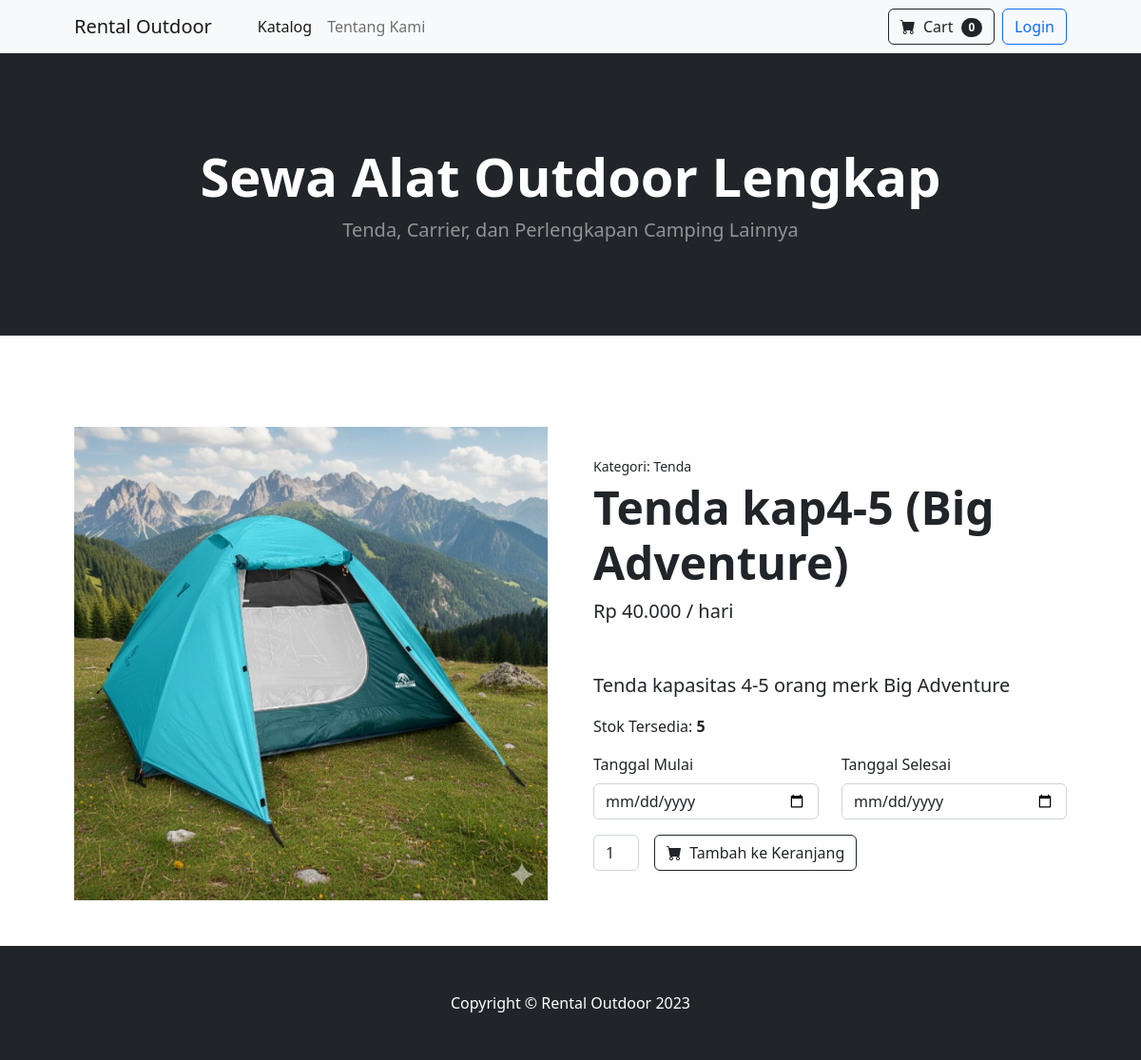
Page /ecommerce/product_detail.php?id=3 on the committed database.
### tables this page shows
CREATE TABLE IF NOT EXISTS products (
    id INT AUTO_INCREMENT PRIMARY KEY,
    category_id INT NOT NULL,
    name VARCHAR(100) NOT NULL,
    description TEXT,
    price_per_day DECIMAL(10, 2) NOT NULL,
    stock INT NOT NULL DEFAULT 0,
    image VARCHAR(255),
    status ENUM('active', 'inactive') DEFAULT 'active',
    created_at TIMESTAMP DEFAULT CURRENT_TIMESTAMP,
    updated_at TIMESTAMP DEFAULT CURRENT_TIMESTAMP ON UPDATE CURRENT_TIMESTAMP,
    FOREIGN KEY (category_id) REFERENCES categories(id) ON DELETE CASCADE
);

CREATE TABLE IF NOT EXISTS categories (
    id INT AUTO_INCREMENT PRIMARY KEY,
    name VARCHAR(100) NOT NULL,
    description TEXT
);

### public/ecommerce/product_detail.php (the view, shortened to what this page needs)
<?php
require_once '../../config/db.php';
$id = isset($_GET['id']) ? $_GET['id'] : null;
$stmt = $pdo->prepare("SELECT p.*, c.name as category_name FROM products p JOIN categories c ON p.category_id = c.id WHERE p.id = ? AND p.status = 'active'");
$stmt->execute([$id]);
$product = $stmt->fetch();
require_once '../../includes/shop_header.php';
?>
<div class="row gx-4 gx-lg-5 align-items-center">
    <div class="col-md-6">
        <?php if ($product['image']): ?>
            <img class="card-img-top mb-5 mb-md-0" src="/project-web-s5/web-rental-outdor/public/assets/uploads/products/<?php echo $product['image']; ?>" alt="..." />
        <?php else: ?>
            <img class="card-img-top mb-5 mb-md-0" src="https://dummyimage.com/600x700/dee2e6/6c757d.jpg" alt="..." />
        <?php endif; ?>
    </div>
    <div class="col-md-6">
        <div class="small mb-1">Kategori: <?php echo htmlspecialchars($product['category_name']); ?></div>
        <h1 class="display-5 fw-bolder"><?php echo htmlspecialchars($product['name']); ?></h1>
        <div class="fs-5 mb-5">
            <span>Rp <?php echo number_format($product['price_per_day'], 0, ',', '.'); ?> / hari</span>
        </div>
        <p class="lead"><?php echo nl2br(htmlspecialchars($product['description'])); ?></p>
        <p>Stok Tersedia: <strong><?php echo $product['stock']; ?></strong></p>
        <form method="POST" action="">
            <div class="row mb-3">
                <div class="col">
                    <label class="form-label">Tanggal Mulai</label>
                    <input type="date" class="form-control" name="start_date" required min="<?php echo date('Y-m-d'); ?>">
                </div>
                <div class="col">
                    <label class="form-label">Tanggal Selesai</label>
                    <input type="date" class="form-control" name="end_date" required min="<?php echo date('Y-m-d'); ?>">
                </div>
            </div>
            <div class="d-flex">
                <input class="form-control text-center me-3" id="inputQuantity" type="number" name="qty" value="1" min="1" max="<?php echo $product['stock']; ?>" style="max-width: 3rem" />
                <button class="btn btn-outline-dark flex-shrink-0" type="submit">
                    <i class="bi-cart-fill me-1"></i>
                    Tambah ke Keranjang
                </button>
            </div>
        </form>
    </div>
</div>
<?php
require_once '../../includes/shop_footer.php';
?>

### rows in the picture
products: image (picture), category.name "Tenda", name "Tenda kap4-5 (Big Adventure)", price_per_day "40.000", description "Tenda kapasitas 4-5 orang merk Big Adventure", stock "5"
